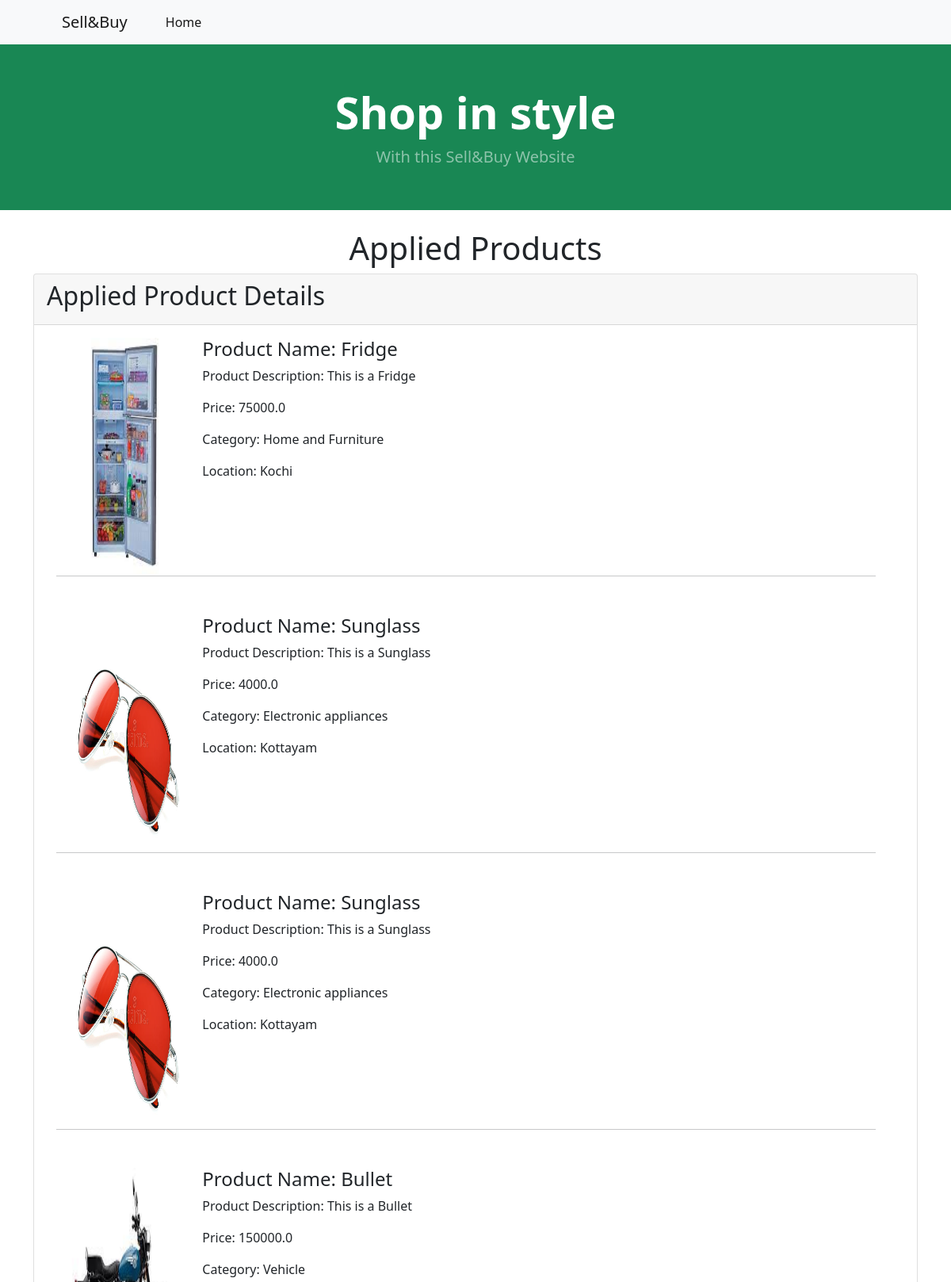
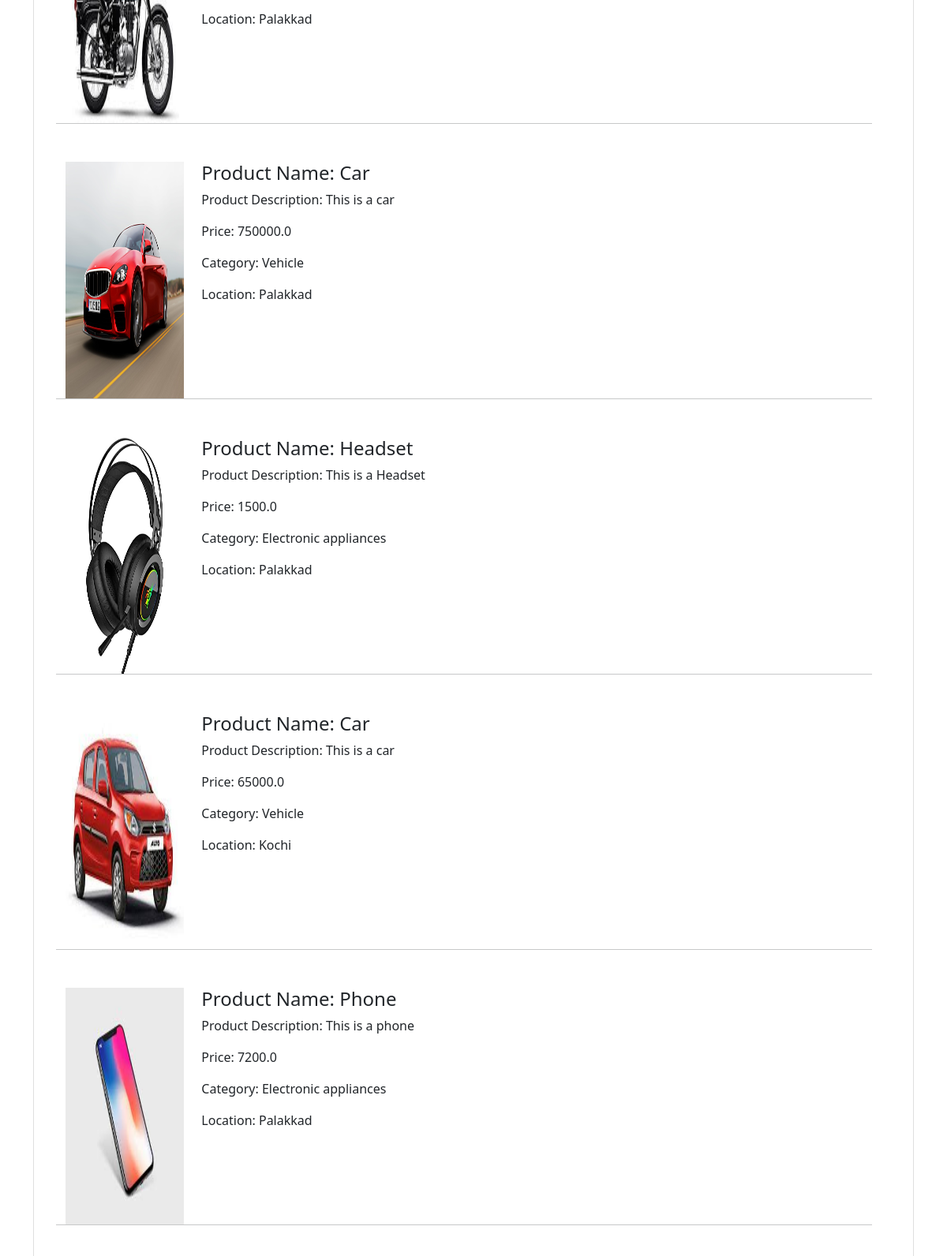
The app's page /applied_product/ (signed in, upper part) with its own data (2 pictures, top to bottom).
### sellerapp/models.py (models this page shows, shortened)
class Product(models.Model):
    userid = models.ForeignKey(User,on_delete=models.CASCADE,null=True)
    product_name = models.CharField(max_length=100,null=True)
    product_desc = models.CharField(max_length=1000,null=True)
    category = models.CharField(max_length=100,null=True)
    location = models.CharField(max_length=100,null=True)
    product_price = models.FloatField(max_length=100,null=True)
    product_img = models.FileField(upload_to='media',null=True,blank=True)
    time = models.DateTimeField(null=True,blank=True)

### sellerapp/views.py (the view)
# urls.py: path('applied_product/', AppliedProduct.as_view(), name='applied_product'),
class AppliedProduct(View):
    def get(self,request):
        userid = request.user
        data = BuyProduct.objects.filter(buyer_name=request.user).values('product_id')
        print(data)
        li = []
        for product_id in data:
            print(product_id['product_id'])
            product_details = Product.objects.get(id=product_id['product_id'])
            li.append(product_details)
        return render(request, "applied_product.html", {'BuyProduct': li})

### sellerapp/models.py (called while the page is built)
    def __str__(self):
        return self.username

### sellerapp/templates/applied_product.html (shortened to what this page needs)
{% load static %}
<html lang="en">
<head>
    <link href="https://cdn.jsdelivr.net/npm/bootstrap-icons@1.5.0/font/bootstrap-icons.css" rel="stylesheet"/>
    <link rel="stylesheet" href="{% static 'dist/css/styles.css' %}" type="text/css"/>
</head>
<body>
<nav class="navbar navbar-expand-lg navbar-light bg-light">
    <div class="container px-4 px-lg-5">
        <a class="navbar-brand" href="#!">Sell&Buy</a>
        <div class="collapse navbar-collapse" id="navbarSupportedContent">
            <ul class="navbar-nav me-auto mb-2 mb-lg-0 ms-lg-4">
                <li class="nav-item"><a class="nav-link active" aria-current="page"
                                        href="{% url 'indexpage' %}">Home</a></li>
            </ul>
        </div>
    </div>
</nav>
<header class="bg-success py-1">
    <div class="container px-4 px-lg-5 my-5">
        <div class="text-center text-white">
            <h1 class="display-4 fw-bolder">Shop in style</h1>
            <p class="lead fw-normal text-white-50 mb-0">With this Sell&Buy Website</p>
        </div>
    </div>
</header>
<br>
<h1 style="text-align:center;">Applied Products</h1>
<div class="container">
    <div class="card">
        <div class="card-header">
            <h2>Applied Product Details</h2>
        </div>
        {% for product1 in BuyProduct %}
        <div class="card-body">
            <div class="container row">
                <div class="col-md-2">
                    <img src="{{ product1.product_img.url }}" style="height: 300px;width: 150px;" alt="Image">
                </div>
                <div class="col-md-10">
                    <h4>Product Name: {{ product1.product_name }}</h4>
                    <p>Product Description: {{ product1.product_desc }}</p>
                    <p>Price: {{ product1.product_price }}</p>
                    <p>Category: {{ product1.category }}</p>
                    <p>Location: {{ product1.location }}</p>
                </div>
                <br><br>
                <hr>
            </div>
        </div>
        {% endfor %}
    </div>
</div>
</body>
</html>

### records on screen
Product: product_img (picture), product_name "Fridge", product_desc "This is a Fridge", product_price "75000.0", category "Home and Furniture", location "Kochi"
Product: product_img (picture), product_name "Sunglass", product_desc "This is a Sunglass", product_price "4000.0", category "Electronic appliances", location "Kottayam"
Product: product_img (picture), product_name "Bullet", product_desc "This is a Bullet", product_price "150000.0", category "Vehicle", location "Palakkad"
Product: product_img (picture), product_name "Car", product_desc "This is a car", product_price "750000.0", category "Vehicle", location "Palakkad"
Product: product_img (picture), product_name "Headset", product_desc "This is a Headset", product_price "1500.0", category "Electronic appliances", location "Palakkad"
Product: product_img (picture), product_name "Car", product_desc "This is a car", product_price "65000.0", category "Vehicle", location "Kochi"
Product: product_img (picture), product_name "Phone", product_desc "This is a phone", product_price "7200.0", category "Electronic appliances", location "Palakkad"
